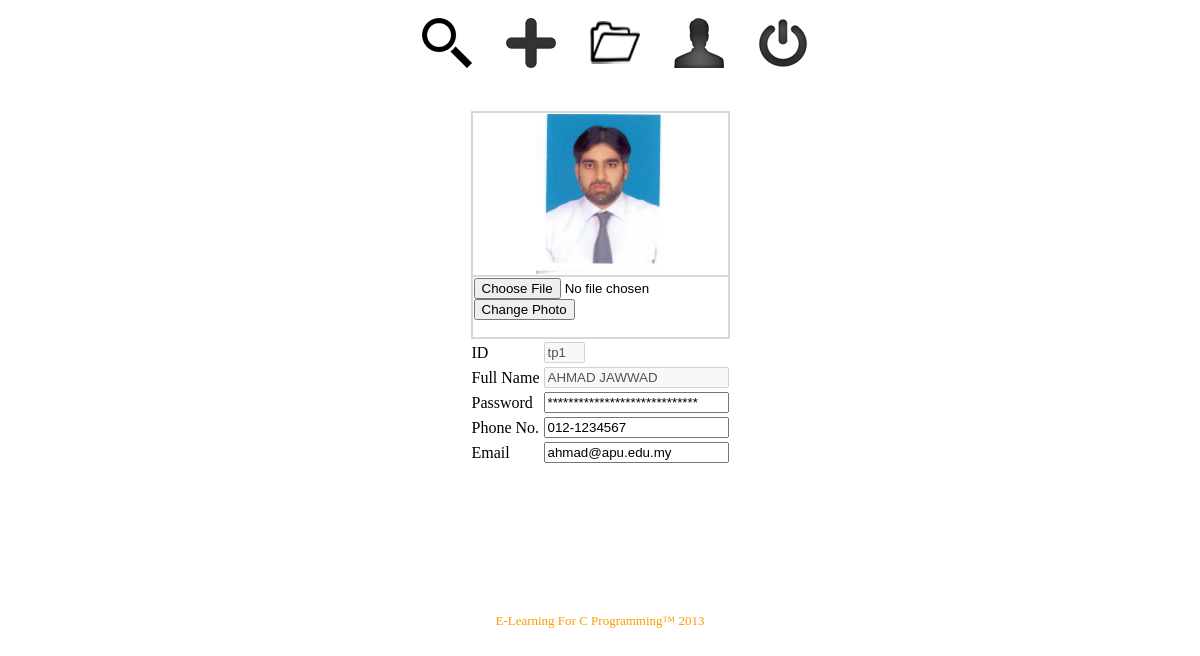
The page /elcp_profile.php (signed in) on the database its author committed.
### tables this page shows
CREATE TABLE IF NOT EXISTS `user` (
  `user_id` varchar(5) NOT NULL,
  `user_password` varchar(99) NOT NULL,
  `user_name` varchar(99) NOT NULL,
  `user_phone_no` varchar(99) NOT NULL,
  `user_email` varchar(99) NOT NULL,
  `user_photo` varchar(99) NOT NULL,
  PRIMARY KEY (`user_id`)
);

### src/elcp_profile.php (the view, shortened to what this page needs)
<div align='center'>
<link rel="stylesheet" type="text/css" href="dynamicdrive.css">
<ul class="flatflipbuttons">
<li><a href="elcp_home.php"><span><img src='hyHome.png'/></span></a> <b>Home</b></li>
<li><a href="elcp_upload.php"><span><img src='hyUpload.png'/></span></a> <b>Upload</b></li>
<li><a href="elcp_flash.php"><span><img src='hyTutorial.png'/></span></a> <b>My Flash</b></li>
<li><a href="elcp_profile.php"><span><img src='hyProfile.png'/></span></a> <b>Profile</b></li>
<li><a href="elcp.php"><span><img src='hyLogout.png'/></span></a> <b>Logout</b></li>
</ul>
<div style=' height: 502px; width: 550px; font-size: 12px; overflow: auto;'>
<?php
$mysql=mysqli_connect("localhost","root","","test");
$sql="select * from user where user_id='".$_SESSION['id']."'";
if(mysqli_connect_errno($mysql))
{
	echo "cannot connect to database";
}
else
{
	$output=mysqli_query($mysql,$sql);
	while($raw=mysqli_fetch_array($output))
	{
		echo "<table bgcolor='#D8D8D8 '>";
		echo "<tr>";
		echo "<td bgcolor='#FFFFFF' align='center'><img src='".$raw['user_photo']."' width='128' height='160' /></td>";
		echo "</tr>";
		echo "<tr>";
		echo "<td bgcolor='#FFFFFF'><form method='post' enctype='multipart/form-data'><input type='file' name='file'></br><input type='submit' name='submit' value='Change Photo'/></form>";
		echo "</td>";
		echo "</tr>";
		echo "</table>";
		echo "<table>";
		echo "<tr>";
		echo "<td>ID</td>";
		echo "<td><input type='text' size='2' value='".$raw['user_id']."' disabled></td>";
		echo "</tr>";
		echo "<tr>";
		echo "<td>Full Name</td>";
		echo "<td><input type='text' size='20' value='".$raw['user_name']."' onkeyup='ajax2(this.value)' disabled/></td>";
		echo "</tr>";
		echo "<tr>";
		echo "<td>Password</td>";
		echo "<td><input type='text' id='pwd' size='20' value='*****************************' onclick='ClearFields();' onkeyup='ajax1(this.value)' onClick='SelectAll(\"txtfld\");'/></td>";
		echo "</tr>";
		echo "<tr>";
		echo "<td>Phone No.</td>";
		echo "<td><input type='text' size='20' value='".$raw['user_phone_no']."' onkeyup='ajax3(this.value)' /></td>";
		echo "</tr>";
		echo "<tr>";
		echo "<td>Email</td>";
		echo "<td><input type='text' size='20' value='".$raw['user_email']."' onkeyup='ajax4(this.value)' /></td>";
		echo "</tr>";
		echo "</table>";
	}
}
?>
</div>
<font size="2" color="#FF9900">E-Learning For C Programming&trade; 2013</font>
</div>

### src/dynamicdrive.css (style rules this page uses)
ul.flatflipbuttons li { margin:0; display: inline-block; width: 70px; height: 70px; margin-right: 10px; background: white; text-transform: uppercase; text-align: center; }
ul.flatflipbuttons li a { display:table; font: bold 36px Arial; width: 100%; height: 100%; margin-bottom: 4px; color: black; background: #3B9DD5; text-decoration: none; outline: none; -webkit-transition:all 300ms ease-out; -moz-transition:all 300ms ease-out; transition:all 300ms ease-out; }
ul.flatflipbuttons li:nth-of-type(1) a { color: white; background: #FFFFFF; }
ul.flatflipbuttons li:nth-of-type(2) a { background: #FFFFFF; }
ul.flatflipbuttons li:nth-of-type(3) a { background: #FFFFFF; }
ul.flatflipbuttons li:nth-of-type(4) a { color: white; background: #FFFFFF; }
ul.flatflipbuttons li:nth-of-type(5) a { background: #FFFFFF; }
ul.flatflipbuttons li a span { -moz-box-sizing: border-box; -webkit-box-sizing: border-box; box-sizing: border-box; display: table-cell; vertical-align: middle; width: 100%; height: 100%; -webkit-transition: all 300ms ease-out; -moz-transition: all 300ms ease-out; transition: all 300ms ease-out; }
ul.flatflipbuttons li a img { border-width: 0; vertical-align: middle; }

### rows shown on the page
user: user_photo (picture), user_id "tp1", user_name "AHMAD JAWWAD", user_phone_no "012-1234567", user_email "ahmad@apu.edu.my"
